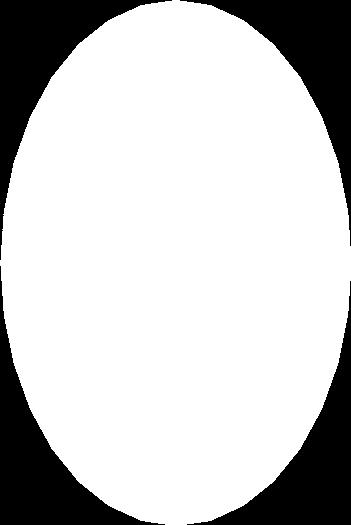
#> input picture top_view_images/long_cylinder_01_large.png, 351 x 525 px, found by its file name; the run also reads 1 picture not shown here
$ jupyter execute --allow-errors Support_level12.ipynb   (shell and % lines are left out)
#> lines starting #> are read from the running program, lines starting #| are printed output that depends on the picture; after the words box and inside, x2 and y2 are one past the last pixel; in counts of white or black regions, pixels touching at a corner belong together
[cell 1]
# load and show an image with Pillow
from PIL import Image
from matplotlib import image
from matplotlib import pyplot
import matplotlib.patches as mpatches
from numpy import asarray
import numpy
import cv2 as cv
from numpy.lib.stride_tricks import sliding_window_view
import math
from scipy import signal
# from einops import repeat, rearrange, reduce

[cell 2]
numpy.__version__

[cell 3]
info = {
      "rotation": 245.87732027142948,
      "size": "one-size",
      "color": "yellow",
      "3d_coords": [
        -2.104611396789551,
        -0.7942865490913391,
        0.5
      ],
      "material": "rubber",
      "child": {
        "rotation": 25.89978442503845,
        "size": "one-size",
        "color": "gray",
        "3d_coords": [
          -1.6461938619613647,
          -0.8790992498397827,
          1.5099999904632568
        ],
        "material": "rubber",
        "child": None,
        "shape": "thin_rectangle_01",
        "used": True,
        "obj_name_out": "thin_rectangle_01_0",
        "pixel_coords": [
          119,
          84,
          15.356139183044434
        ],
        "shape_num": 40
      },
      "shape": "cube_container_01",
      "used": True,
      "obj_name_out": "cube_container_01_0",
      "pixel_coords": [
        115,
        102,
        16.124099731445312
      ],
      "shape_num": 7
    }

[cell 4]
# [22 lines left out: function image2nptemplate, not called in this run]

[cell 5]
# [39 lines left out: function create_parent_image_sup, not called in this run]

[cell 6]
def rotate_image(mat, angle):
    """
    Rotates an image (angle in degrees) and expands image to avoid cropping
    """

    height, width = mat.shape[:2] # image shape has 3 dimensions
    image_center = (width/2, height/2) # getRotationMatrix2D needs coordinates in reverse order (width, height) compared to shape

    rotation_mat = cv.getRotationMatrix2D(image_center, angle, 1.)

    # rotation calculates the cos and sin, taking absolutes of those.
    abs_cos = abs(rotation_mat[0,0])
    abs_sin = abs(rotation_mat[0,1])

    # find the new width and height bounds
    bound_w = int(height * abs_sin + width * abs_cos)
    bound_h = int(height * abs_cos + width * abs_sin)

    # subtract old image center (bringing image back to origo) and adding the new image center coordinates
    rotation_mat[0, 2] += bound_w/2 - image_center[0]
    rotation_mat[1, 2] += bound_h/2 - image_center[1]

    # rotate image with the new bounds and translated rotation matrix
    rotated_mat = cv.warpAffine(mat, rotation_mat, (bound_w, bound_h))
    return rotated_mat

[cell 7]
parent_image = cv.imread('../top_view_images/cube_container_01.png')
child_image = cv.imread('../top_view_images/thin_rectangle_01_bottom.png')
print(numpy.unique(asarray(parent_image)))
#| [None]

# [4 lines of commented-out code are left out]

#> (the rest of this cell did not finish here and is left out)

print(rotated_child.shape)
print(numpy.unique(asarray(rotated_child)))
pyplot.imshow(rotated_child)

[cell 8]
# [53 lines left out: functions image2nptemplate_support, check_support, not called in this run]

    # TODO In each sliding window check to see if the CoM or the center of the template
    # is inside a triangle formed by any 3 points from the region of intersection
    # Do this sequentially for every sliding window until the answer is true

[cell 9]
# [56 lines left out: function can_sup, not called in this run]
    # print (numpy.unique(conv))
#     tst = abs(conv - match) < 1000
#     # print(tst)
#     candidates = numpy.argwhere(tst)

[cell 10]
import time
parent_image = cv.imread('../top_view_images/cube_container_01.png')
print(asarray(parent_image).shape)
child_image = cv.imread('../top_view_images/ellipse_rect_cont_01_small_bottom.png')
cur_time = time.time()
#> (the rest of this cell did not finish here and is left out)

[cell 11]
for _ in range(1000): True

[cell 12]
def preprocess_image_sizes(parent_im, child_im):
    #Find the diagonal pixels of the child_im
    (rows, cols, d) = child_im.shape
    diag_pixels = int(math.sqrt(rows ** 2 + cols ** 2))
#     print(rows, cols)
#     print(diag_pixels)

    (rows_p, cols_p, d_p) = parent_im.shape
#     print(rows_p, cols_p)

    #Add pixels as buffer
    diag_pixels = diag_pixels + max(rows, cols) + 50

    if (diag_pixels > rows_p) or (diag_pixels > cols_p):
        #Create a blank image
        super_parent = numpy.zeros((diag_pixels, diag_pixels, d), numpy.uint8)
        (rows_sp, cols_sp, d_sp) = super_parent.shape

        #Add the parent to the center
        r_start = int(rows_sp * 0.5 - rows_p * 0.5)
        c_start = int(cols_sp * 0.5 - cols_p * 0.5)

        for r in range(rows_p):
            for c in range(cols_p):
                # Changed from [c, r] to [r, c]
                super_parent[c_start + c, r_start + r] = parent_im[r, c]

# [4 lines of commented-out code are left out]

        return super_parent
    else:
        return parent_im

[cell 13]
parent_image = cv.imread('../top_view_images/cube_container_01.png')
print(asarray(parent_image).shape)
child_image = cv.imread('../top_view_images/ellipse_rect_cont_01_small_bottom.png')
# rotated_child = rotate_image(child_image, 116.8)
# pyplot.imshow(rotated_child)
#> (the rest of this cell did not finish here and is left out)

[cell 14]
parent_image = cv.imread('../top_view_images/long_cylinder_01_large.png')
#> parent_image is the input picture: shape (525, 351, 3); 78.3% white; 4 black regions, box (x1, y1, x2, y2) and area: (0, 0, 172, 260) 10212, (0, 266, 165, 525) 10031, (180, 0, 351, 246) 9945, (187, 281, 351, 525) 9771
child_image = cv.imread('../top_view_images/cube_01_large.png')
rotated_child = rotate_image(child_image, 116.8)
#> call 2 of rotate_image, with angle = 116.8
#> in rotate_image (call 2), `rotated_mat = cv.warpAffine(mat, rotation_mat, (bound_w, bound_h))`:
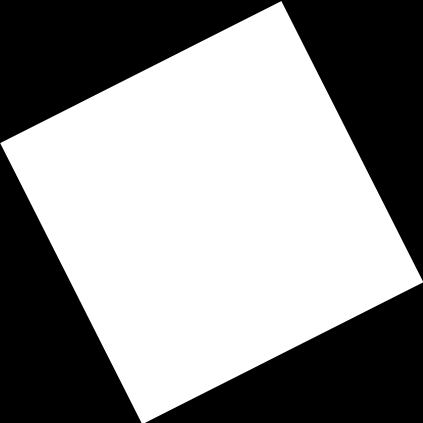
#> rotated_mat: shape (423, 423, 3); min 0, max 255, mean 141.4
pyplot.imshow(rotated_child)
parent_image = preprocess_image_sizes(parent_image, rotated_child)
#> after the loop in preprocess_image_sizes (call 2), `for r in range(rows_p):`:
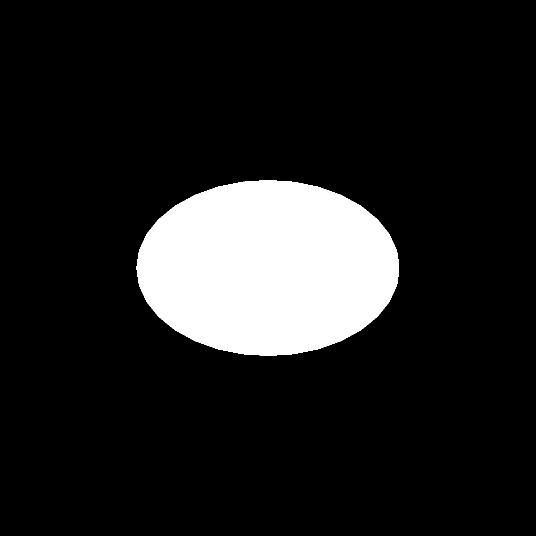
#> super_parent: shape (1071, 1071, 3) (shown at 1/2 size); 12.6% white; 1 white region, box (x1, y1, x2, y2) and area: (273, 360, 798, 711) 144316
#> (the rest of this cell did not finish here and is left out)

[cell 15]
target_image = cv.imread('../top_view_images/cube_01_small.png')
#> (the rest of this cell did not finish here and is left out)

[cell 16]
parent_image = cv.imread('../top_view_images/cube_container_01.png')
child_image = cv.imread('../top_view_images/thin_rectangle_01_small_bottom.png')
#> (the rest of this cell did not finish here and is left out)
